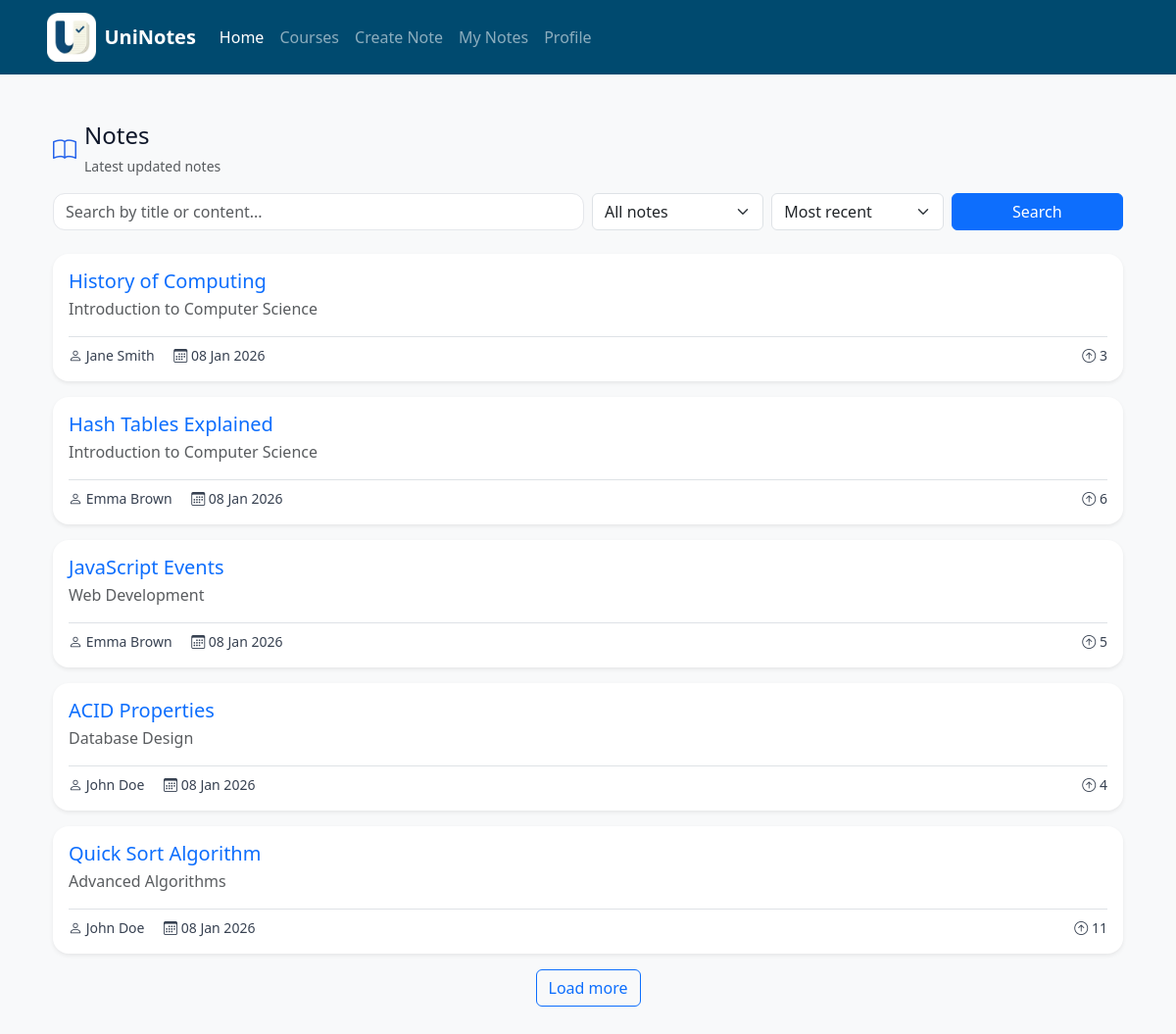
The app's page /index.php?page=home (signed in) with its own data.
### tables this page shows
CREATE TABLE IF NOT EXISTS `note` (
	`id` INT NOT NULL AUTO_INCREMENT UNIQUE,
	`owner_id` INT NULL,
	`topic_id` INT NOT NULL,
	`title` VARCHAR(255) NOT NULL,
	`content` LONGTEXT,
	`content_rendered` LONGTEXT,
	`status` ENUM('draft','published','archived') NOT NULL DEFAULT 'draft',
	`published_at` TIMESTAMP NULL DEFAULT NULL,
	`vote_count` INT DEFAULT 0,
	`created_at` TIMESTAMP DEFAULT CURRENT_TIMESTAMP,
	`updated_at` TIMESTAMP DEFAULT CURRENT_TIMESTAMP ON UPDATE CURRENT_TIMESTAMP,
	`deleted_at` TIMESTAMP NULL DEFAULT NULL,
	PRIMARY KEY(`id`),
	FOREIGN KEY(`owner_id`) REFERENCES `user`(`person_id`) ON UPDATE NO ACTION ON DELETE SET NULL,
	FOREIGN KEY(`topic_id`) REFERENCES `topic`(`id`) ON UPDATE NO ACTION ON DELETE CASCADE
);

### index.php (called while the page is built, shortened)
<?php
require "template/base.php";
?>

### db/db.php (called while the page is built, shortened)
<?php
class Database {
    private static $instance = null;
    public static function getInstance() {
        if (self::$instance === null) {
            self::$instance = new PDO(
                "mysql:host=localhost;dbname=uninotes;charset=utf8mb4",
                "root",
                "",
                [
                    PDO::ATTR_ERRMODE => PDO::ERRMODE_EXCEPTION,
                    PDO::ATTR_DEFAULT_FETCH_MODE => PDO::FETCH_ASSOC
                ]
            );
        }
        return self::$instance;
    }
}
?>

### db/NoteModel.php (called while the page is built, shortened)
<?php
require_once 'db.php';
class NoteModel {
    private PDO $pdo;
    public function __construct() {
        $this->pdo = Database::getInstance();
    }
    public function getFilteredNotes(
        ?int $offeringFilter = null,
        ?int $userId = null,
        bool $filterMyCourses = false,
        string $searchTerm = '',
        string $sort = 'date',
        int $limit = 10
    ): array {
        $conditions = ["n.status = 'published'"];
        $params = [];
        $whereClause = "WHERE " . implode(" AND ", $conditions);
        $orderBy = "note_date DESC";
        $limitInt = (int)$limit;
        $sql = "SELECT
                    n.id,
                    n.title,
                    n.vote_count,
                    COALESCE(n.published_at, n.created_at) AS note_date,
                    c.name AS course_name,
                    t.name AS topic_name,
                    CONCAT(pt.name, ' ', pt.surname) AS teacher_name,
                    CONCAT(po.name, ' ', po.surname) AS author_name
                FROM note n
                JOIN topic t ON n.topic_id = t.id
                JOIN course_offering co ON t.offering_id = co.id
                JOIN course c ON co.course_id = c.id
                LEFT JOIN course_offering_teacher cot ON co.id = cot.offering_id
                LEFT JOIN teacher th ON cot.teacher_id = th.person_id
                LEFT JOIN person pt ON th.person_id = pt.id
                LEFT JOIN user uo ON n.owner_id = uo.person_id
                LEFT JOIN person po ON uo.person_id = po.id
                $whereClause
                GROUP BY n.id
                ORDER BY $orderBy
                LIMIT $limitInt";
        $stmt = $this->pdo->prepare($sql);
        $stmt->execute($params);
        return $stmt->fetchAll(PDO::FETCH_ASSOC);
    }
}
?>

### home.php (the view, shortened to what this page needs)
<?php
$currentUserId = $_SESSION['person_id'] ?? null;
$searchTerm = trim($_GET['q'] ?? '');
$sort       = $_GET['sort'] ?? 'date';
$filterMyCourses = false;
$offeringFilter  = null;
$defaultLimit = 5;
$loadMoreStep = 5;
$limit        = isset($_GET['limit']) ? max($defaultLimit, (int)$_GET['limit']) : $defaultLimit;
$offeringInfo = null;
if (!isset($noteModel)) {
    $noteModel = new NoteModel();
}
$recentNotes = [];
$notesData = $noteModel->getFilteredNotes($offeringFilter, $currentUserId, $filterMyCourses, $searchTerm, $sort, $limit);
foreach ($notesData as $row) {
    $exam = $row['course_name'];
    if (!empty($row['teacher_name'])) {
        $exam .= ' - ' . $row['teacher_name'];
    }
    $recentNotes[] = [
        'id'=> $row['id'],
        "title"      => $row["title"],
        "course"     => $row["course_name"],
        "exam"       => $exam,
        "author"     => $row["author_name"] ?: "Anonimo",
        "date"       => $row["note_date"],
        "likes"      => (int)$row["vote_count"],
    ];
}
?>
<div class="container py-4">
    <div class="mb-4">
        <div class="d-flex flex-column flex-lg-row justify-content-between align-items-lg-center gap-3 mb-3">
            <div class="d-flex align-items-center gap-2">
                <i class="bi bi-book" style="font-size: 1.5rem; color: #2563eb;" aria-hidden="true"></i>
                <div>
                    <h1 class="h4 mb-1">Notes</h1>
                    <small class="text-muted">
                        <?php if ($offeringInfo): ?>
                            <?php
                            $semesterLabel = $offeringInfo['semester'] === '1' ? '1st' : '2nd';
                            echo htmlspecialchars($offeringInfo['course_name']) . ' - ' .
                                 htmlspecialchars($offeringInfo['year']) . ' (' . $semesterLabel . ' Semester)';
                            ?>
                        <?php elseif ($searchTerm === '' && is_null($offeringFilter) && !$filterMyCourses): ?>
                            Latest updated notes
                        <?php else: ?>
                            Filtered results
                        <?php endif; ?>
                    </small>
                </div>
            </div>
        </div>
        <form class="row g-2" method="get" action="index.php">
            <div class="col-12 col-lg-6">
                <input
                    id="home-search"
                    type="text"
                    class="form-control"
                    name="q"
                    placeholder="Search by title or content..."
                    value="<?php echo htmlspecialchars($searchTerm); ?>"
                >
            </div>
            <div class="col-6 col-lg-2">
                <select id="offering-select" name="offering_id" class="form-select">
                    <option value="">All notes</option>
                </select>
            </div>
            <div class="col-6 col-lg-2">
                <select id="sort-select" name="sort" class="form-select">
                    <option value="date" <?php echo $sort === 'date' ? 'selected' : ''; ?>>
                        Most recent
                    </option>
                </select>
            </div>
            <div class="col-12 col-lg-2 d-grid">
                <button class="btn btn-primary" type="submit">
                    Search
                </button>
            </div>
        </form>
    </div>
    <div class="row">
        <div class="col-lg-12">
            <?php if (empty($recentNotes)): ?>
                <p class="text-muted">No notes found.</p>
            <?php else: ?>
                <?php foreach ($recentNotes as $note): ?>
                    <div class="card mb-3 border-0 shadow-sm rounded-4">
                        <div class="card-body">
                            <div class="d-flex justify-content-between align-items-start">
                                <div>
                                    <a href="index.php?page=note_view&id=<?php echo htmlspecialchars($note['id']); ?>"
                                       class="small text-primary text-decoration-none"
                                       aria-label="View note: <?php echo htmlspecialchars($note['title']); ?>">
                                        <h2 class="h5 mb-1">
                                            <?php echo htmlspecialchars($note["title"]); ?>
                                        </h2>
                                    </a>
                                    <p class="mb-0 text-muted">
                                        <?php echo htmlspecialchars($note["course"]); ?>
                                    </p>
                                </div>
                            </div>
                            <div class="d-flex justify-content-between align-items-center mt-3 pt-2 border-top">
                                <div class="text-muted small">
                                    <span class="me-3">
                                        <i class="bi bi-person" aria-hidden="true"></i> <?php echo htmlspecialchars($note["author"]); ?>
                                    </span>
                                    <span>
                                        <i class="bi bi-calendar3" aria-hidden="true"></i>
                                        <?php
                                        $date = date("d M Y", strtotime($note["date"]));
                                        echo htmlspecialchars($date);
                                        ?>
                                    </span>
                                </div>
                                <div class="d-flex align-items-center gap-3">
                                    <span class="small text-muted">
                                        <i class="bi bi-arrow-up-circle" aria-hidden="true"></i> <?php echo (int)$note["likes"]; ?>
                                    </span>
                                </div>
                            </div>
                        </div>
                    </div>
                <?php endforeach; ?>
                <?php
                    $hasMore = true;
                ?>
                <?php if ($hasMore): ?>
                    <div class="d-flex justify-content-center mt-3">
                        <?php
                            $loadMoreParams = [
                                'page'  => 'home',
                                'limit' => $limit + $loadMoreStep,
                            ];
                            $loadMoreUrl = 'index.php?' . http_build_query($loadMoreParams);
                        ?>
                        <a class="btn btn-outline-primary"
                           href="<?php echo htmlspecialchars($loadMoreUrl); ?>"
                           aria-label="Load more notes">
                            Load more
                        </a>
                    </div>
                <?php endif; ?>
            <?php endif; ?>
        </div>
    </div>
</div>

### css/style.css (style rules this page uses)
body { font-family: system-ui, -apple-system, BlinkMacSystemFont, "Segoe UI", Roboto, "Helvetica Neue", Arial, sans-serif; font-size: 16px; line-height: 1.5; color: #0f172a; }
:root { --brand-500: #2563eb; --brand-600: #4f46e5; --muted-500: #374151; --muted-600: #111827; --focus-ring: 3px solid rgba(37, 99, 235, 0.4); }
.auth-subheading, .auth-footer-text, .auth-muted-link, .small.text-muted { color: #374151 !important; }
.form-control { border-radius: 0.75rem; border-color: #e5e7eb; }

### records on screen
note: title "History of Computing", course "Introduction to Computer Science", author "Jane Smith", date "08 Jan 2026", vote_count "3"
note: title "Hash Tables Explained", course "Introduction to Computer Science", author "Emma Brown", date "08 Jan 2026", vote_count "6"
note: title "JavaScript Events", course "Web Development", author "Emma Brown", date "08 Jan 2026", vote_count "5"
note: title "ACID Properties", course "Database Design", author "John Doe", date "08 Jan 2026", vote_count "4"
note: title "Quick Sort Algorithm", course "Advanced Algorithms", author "John Doe", date "08 Jan 2026", vote_count "11"
